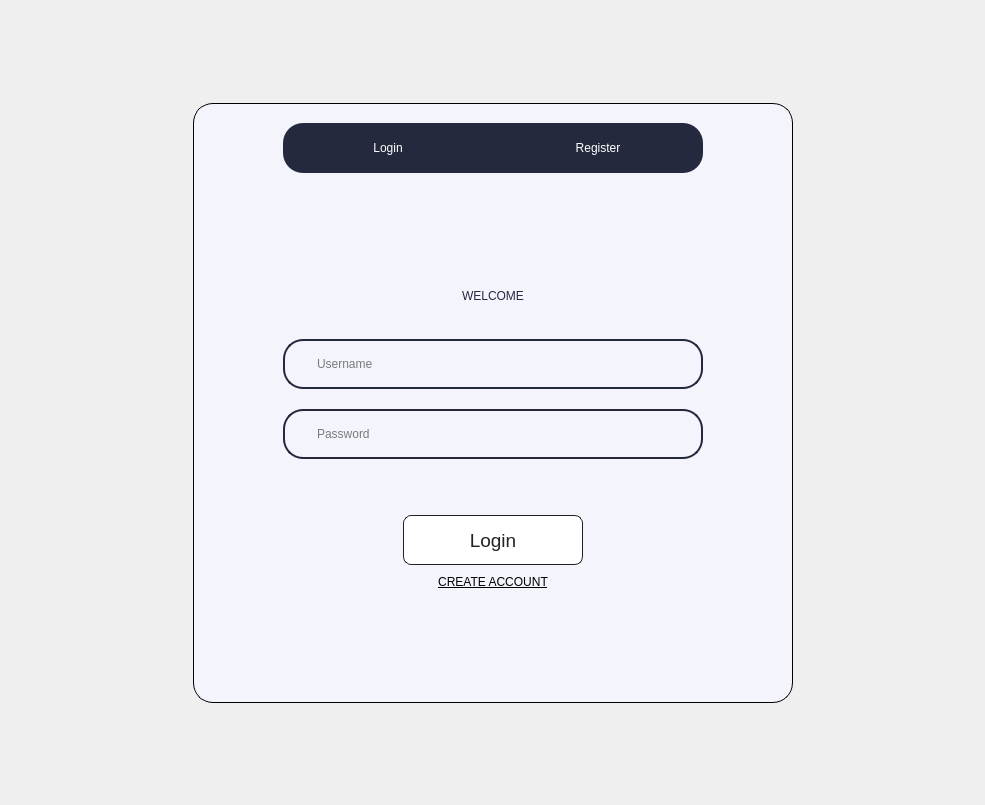
<?xml version="1.0" encoding="UTF-8"?>
<ui version="4.0">
 <class>MainWindow</class>
 <widget class="QMainWindow" name="MainWindow">
  <property name="geometry">
   <rect>
    <x>0</x>
    <y>0</y>
    <width>985</width>
    <height>805</height>
   </rect>
  </property>
  <property name="minimumSize">
   <size>
    <width>0</width>
    <height>0</height>
   </size>
  </property>
  <property name="windowTitle">
   <string>Travel With Me</string>
  </property>
  <property name="layoutDirection">
   <enum>Qt::LeftToRight</enum>
  </property>
  <property name="autoFillBackground">
   <bool>false</bool>
  </property>
  <property name="styleSheet">
   <string notr="true">QMainWindow {
    border-image: url(:/img/BGMAIN.jpg);
}

QFrame#frame_2,
#frame_3 {
    background-color: #f4f5fc;
    border: 1px solid black;
    border-radius: 20px;
}

#L1 {

    background: transparent;
    background-color: #24293e;
    color: white;
    border: transparent;
    border-top-left-radius: 20px;
    border-bottom-left-radius: 20px;
    margin-top: 10px;
    margin-bottom: 10px;
    margin-left: 80px;

}

#R1 {

    background: transparent;
    background-color: #24293e;
    color: white;
    border: transparent;
    border-top-right-radius: 20px;
    border-bottom-right-radius: 20px;
    margin-top: 10px;
    margin-bottom: 10px;
    margin-right: 80px;

}

QPushButton:hover {
    font-weight: bold;
}

#L2 {

    background: transparent;
    background-color: #24293e;
    color: white;
    border: transparent;
    border-top-left-radius: 20px;
    border-bottom-left-radius: 20px;
    margin-top: 10px;
    margin-bottom: 10px;
    margin-left: 80px;

}

#R2 {

    background: transparent;
    background-color: #24293e;
    color: white;
    border: transparent;
    border-top-right-radius: 20px;
    border-bottom-right-radius: 20px;
    margin-top: 10px;
    margin-bottom: 10px;
    margin-right: 80px;

}

QLineEdit {
    background-color: transparent;
    font: 75 italic 10pt &quot;Gill Sans MT&quot;;
    color: black;
    border: none;
    border: 1.75px solid black;
    border-color: #24293e;
    border-radius: 20px;
    margin-top: 10px;
    margin-bottom: 10px;
    margin-right: 80px;
    margin-left: 80px;
    padding-left: 30px;

}

#albtn ,#cabtn{
    background: transparent
}

QPushButton#registerbtn,#loginb {
    background-color: #FFFFFF;
    border: 1px solid hsl(0, 0%, 13%);
    border-radius: 8px;
    color: #222222;
    margin-left: 200px;
    margin-right: 200px;


}

QPushButton#registerbtn,#loginb:hover {
    background-color: #F7F7F7;
}

QPushButton#registerbtn,#loginb:pressed {
    background-color: #F7F7F7;
    border-color: #000000;
}

#TITLE,
#TITLE_2 {
    color: #24293e;
    font: 75 20pt &quot;Georgia&quot;;
}</string>
  </property>
  <property name="tabShape">
   <enum>QTabWidget::Rounded</enum>
  </property>
  <widget class="QWidget" name="centralwidget">
   <property name="autoFillBackground">
    <bool>false</bool>
   </property>
   <layout class="QGridLayout" name="gridLayout">
    <item row="2" column="1">
     <spacer name="verticalSpacer_2">
      <property name="orientation">
       <enum>Qt::Vertical</enum>
      </property>
      <property name="sizeHint" stdset="0">
       <size>
        <width>20</width>
        <height>29</height>
       </size>
      </property>
     </spacer>
    </item>
    <item row="1" column="0">
     <spacer name="horizontalSpacer">
      <property name="orientation">
       <enum>Qt::Horizontal</enum>
      </property>
      <property name="sizeHint" stdset="0">
       <size>
        <width>175</width>
        <height>20</height>
       </size>
      </property>
     </spacer>
    </item>
    <item row="0" column="1">
     <spacer name="verticalSpacer">
      <property name="orientation">
       <enum>Qt::Vertical</enum>
      </property>
      <property name="sizeHint" stdset="0">
       <size>
        <width>20</width>
        <height>28</height>
       </size>
      </property>
     </spacer>
    </item>
    <item row="1" column="2">
     <spacer name="horizontalSpacer_2">
      <property name="orientation">
       <enum>Qt::Horizontal</enum>
      </property>
      <property name="sizeHint" stdset="0">
       <size>
        <width>174</width>
        <height>20</height>
       </size>
      </property>
     </spacer>
    </item>
    <item row="1" column="1">
     <widget class="QStackedWidget" name="stackedWidget">
      <property name="minimumSize">
       <size>
        <width>600</width>
        <height>600</height>
       </size>
      </property>
      <property name="currentIndex">
       <number>0</number>
      </property>
      <widget class="QWidget" name="loginpage">
       <layout class="QGridLayout" name="gridLayout_2">
        <property name="leftMargin">
         <number>0</number>
        </property>
        <property name="topMargin">
         <number>0</number>
        </property>
        <property name="rightMargin">
         <number>0</number>
        </property>
        <property name="bottomMargin">
         <number>0</number>
        </property>
        <property name="spacing">
         <number>0</number>
        </property>
        <item row="0" column="0">
         <widget class="QFrame" name="frame_2">
          <property name="styleSheet">
           <string notr="true"/>
          </property>
          <layout class="QVBoxLayout" name="verticalLayout_5">
           <item>
            <layout class="QHBoxLayout" name="horizontalLayout_6" stretch="0,0">
             <property name="spacing">
              <number>0</number>
             </property>
             <property name="leftMargin">
              <number>0</number>
             </property>
             <property name="rightMargin">
              <number>0</number>
             </property>
             <item>
              <widget class="QPushButton" name="L1">
               <property name="minimumSize">
                <size>
                 <width>50</width>
                 <height>70</height>
                </size>
               </property>
               <property name="maximumSize">
                <size>
                 <width>16777215</width>
                 <height>70</height>
                </size>
               </property>
               <property name="sizeIncrement">
                <size>
                 <width>0</width>
                 <height>0</height>
                </size>
               </property>
               <property name="text">
                <string>Login</string>
               </property>
              </widget>
             </item>
             <item>
              <widget class="QPushButton" name="R1">
               <property name="sizePolicy">
                <sizepolicy hsizetype="Minimum" vsizetype="Preferred">
                 <horstretch>0</horstretch>
                 <verstretch>0</verstretch>
                </sizepolicy>
               </property>
               <property name="minimumSize">
                <size>
                 <width>0</width>
                 <height>70</height>
                </size>
               </property>
               <property name="maximumSize">
                <size>
                 <width>10000</width>
                 <height>70</height>
                </size>
               </property>
               <property name="sizeIncrement">
                <size>
                 <width>0</width>
                 <height>0</height>
                </size>
               </property>
               <property name="text">
                <string>Register</string>
               </property>
              </widget>
             </item>
            </layout>
           </item>
           <item>
            <spacer name="verticalSpacer_4">
             <property name="orientation">
              <enum>Qt::Vertical</enum>
             </property>
             <property name="sizeHint" stdset="0">
              <size>
               <width>20</width>
               <height>40</height>
              </size>
             </property>
            </spacer>
           </item>
           <item>
            <widget class="QLabel" name="TITLE">
             <property name="enabled">
              <bool>false</bool>
             </property>
             <property name="text">
              <string>WELCOME</string>
             </property>
             <property name="alignment">
              <set>Qt::AlignCenter</set>
             </property>
            </widget>
           </item>
           <item>
            <layout class="QVBoxLayout" name="verticalLayout_4">
             <item>
              <spacer name="horizontalSpacer_3">
               <property name="orientation">
                <enum>Qt::Horizontal</enum>
               </property>
               <property name="sizeHint" stdset="0">
                <size>
                 <width>40</width>
                 <height>20</height>
                </size>
               </property>
              </spacer>
             </item>
             <item>
              <layout class="QVBoxLayout" name="verticalLayout_2">
               <property name="spacing">
                <number>0</number>
               </property>
               <item>
                <widget class="QLineEdit" name="username">
                 <property name="minimumSize">
                  <size>
                   <width>50</width>
                   <height>70</height>
                  </size>
                 </property>
                 <property name="placeholderText">
                  <string>Username</string>
                 </property>
                </widget>
               </item>
               <item>
                <widget class="QLineEdit" name="password">
                 <property name="minimumSize">
                  <size>
                   <width>50</width>
                   <height>70</height>
                  </size>
                 </property>
                 <property name="echoMode">
                  <enum>QLineEdit::Password</enum>
                 </property>
                 <property name="placeholderText">
                  <string>Password</string>
                 </property>
                </widget>
               </item>
               <item>
                <spacer name="verticalSpacer_5">
                 <property name="orientation">
                  <enum>Qt::Vertical</enum>
                 </property>
                 <property name="sizeHint" stdset="0">
                  <size>
                   <width>20</width>
                   <height>40</height>
                  </size>
                 </property>
                </spacer>
               </item>
              </layout>
             </item>
            </layout>
           </item>
           <item>
            <widget class="QPushButton" name="loginb">
             <property name="sizePolicy">
              <sizepolicy hsizetype="Preferred" vsizetype="Preferred">
               <horstretch>0</horstretch>
               <verstretch>0</verstretch>
              </sizepolicy>
             </property>
             <property name="minimumSize">
              <size>
               <width>0</width>
               <height>50</height>
              </size>
             </property>
             <property name="maximumSize">
              <size>
               <width>16777215</width>
               <height>50</height>
              </size>
             </property>
             <property name="font">
              <font>
               <pointsize>14</pointsize>
               <weight>50</weight>
               <bold>false</bold>
              </font>
             </property>
             <property name="layoutDirection">
              <enum>Qt::LeftToRight</enum>
             </property>
             <property name="text">
              <string>Login</string>
             </property>
            </widget>
           </item>
           <item>
            <widget class="QPushButton" name="cabtn">
             <property name="font">
              <font>
               <underline>true</underline>
              </font>
             </property>
             <property name="text">
              <string>CREATE ACCOUNT</string>
             </property>
             <property name="flat">
              <bool>true</bool>
             </property>
            </widget>
           </item>
           <item>
            <spacer name="verticalSpacer_3">
             <property name="orientation">
              <enum>Qt::Vertical</enum>
             </property>
             <property name="sizeHint" stdset="0">
              <size>
               <width>20</width>
               <height>40</height>
              </size>
             </property>
            </spacer>
           </item>
          </layout>
         </widget>
        </item>
       </layout>
      </widget>
      <widget class="QWidget" name="registerpage">
       <layout class="QGridLayout" name="gridLayout_4">
        <property name="leftMargin">
         <number>0</number>
        </property>
        <property name="topMargin">
         <number>0</number>
        </property>
        <property name="rightMargin">
         <number>0</number>
        </property>
        <property name="bottomMargin">
         <number>0</number>
        </property>
        <property name="spacing">
         <number>0</number>
        </property>
        <item row="0" column="0">
         <widget class="QFrame" name="frame_3">
          <property name="styleSheet">
           <string notr="true"/>
          </property>
          <layout class="QVBoxLayout" name="verticalLayout_6">
           <item>
            <layout class="QHBoxLayout" name="horizontalLayout_7" stretch="0,0">
             <property name="spacing">
              <number>0</number>
             </property>
             <property name="leftMargin">
              <number>0</number>
             </property>
             <property name="rightMargin">
              <number>0</number>
             </property>
             <item>
              <widget class="QPushButton" name="L2">
               <property name="minimumSize">
                <size>
                 <width>50</width>
                 <height>70</height>
                </size>
               </property>
               <property name="maximumSize">
                <size>
                 <width>16777215</width>
                 <height>70</height>
                </size>
               </property>
               <property name="sizeIncrement">
                <size>
                 <width>0</width>
                 <height>0</height>
                </size>
               </property>
               <property name="text">
                <string>Login</string>
               </property>
              </widget>
             </item>
             <item>
              <widget class="QPushButton" name="R2">
               <property name="sizePolicy">
                <sizepolicy hsizetype="Minimum" vsizetype="Preferred">
                 <horstretch>0</horstretch>
                 <verstretch>0</verstretch>
                </sizepolicy>
               </property>
               <property name="minimumSize">
                <size>
                 <width>0</width>
                 <height>70</height>
                </size>
               </property>
               <property name="maximumSize">
                <size>
                 <width>16777215</width>
                 <height>70</height>
                </size>
               </property>
               <property name="sizeIncrement">
                <size>
                 <width>0</width>
                 <height>0</height>
                </size>
               </property>
               <property name="text">
                <string>Register</string>
               </property>
              </widget>
             </item>
            </layout>
           </item>
           <item>
            <spacer name="verticalSpacer_6">
             <property name="orientation">
              <enum>Qt::Vertical</enum>
             </property>
             <property name="sizeHint" stdset="0">
              <size>
               <width>20</width>
               <height>40</height>
              </size>
             </property>
            </spacer>
           </item>
           <item>
            <widget class="QLabel" name="TITLE_2">
             <property name="enabled">
              <bool>false</bool>
             </property>
             <property name="text">
              <string>WELCOME</string>
             </property>
             <property name="alignment">
              <set>Qt::AlignCenter</set>
             </property>
            </widget>
           </item>
           <item>
            <layout class="QVBoxLayout" name="verticalLayout">
             <item>
              <layout class="QVBoxLayout" name="verticalLayout_3">
               <property name="spacing">
                <number>0</number>
               </property>
               <item>
                <widget class="QLineEdit" name="register_username">
                 <property name="minimumSize">
                  <size>
                   <width>50</width>
                   <height>70</height>
                  </size>
                 </property>
                 <property name="placeholderText">
                  <string>Username</string>
                 </property>
                </widget>
               </item>
               <item>
                <widget class="QLineEdit" name="register_password">
                 <property name="minimumSize">
                  <size>
                   <width>50</width>
                   <height>70</height>
                  </size>
                 </property>
                 <property name="echoMode">
                  <enum>QLineEdit::Password</enum>
                 </property>
                 <property name="placeholderText">
                  <string>Password</string>
                 </property>
                </widget>
               </item>
               <item>
                <widget class="QLineEdit" name="confirm_password">
                 <property name="minimumSize">
                  <size>
                   <width>50</width>
                   <height>70</height>
                  </size>
                 </property>
                 <property name="echoMode">
                  <enum>QLineEdit::Password</enum>
                 </property>
                 <property name="placeholderText">
                  <string>Confirm Password</string>
                 </property>
                </widget>
               </item>
              </layout>
             </item>
            </layout>
           </item>
           <item>
            <widget class="QPushButton" name="registerbtn">
             <property name="sizePolicy">
              <sizepolicy hsizetype="Preferred" vsizetype="Preferred">
               <horstretch>0</horstretch>
               <verstretch>0</verstretch>
              </sizepolicy>
             </property>
             <property name="minimumSize">
              <size>
               <width>0</width>
               <height>50</height>
              </size>
             </property>
             <property name="maximumSize">
              <size>
               <width>16777215</width>
               <height>50</height>
              </size>
             </property>
             <property name="font">
              <font>
               <pointsize>14</pointsize>
               <weight>50</weight>
               <bold>false</bold>
              </font>
             </property>
             <property name="layoutDirection">
              <enum>Qt::LeftToRight</enum>
             </property>
             <property name="text">
              <string>Register</string>
             </property>
            </widget>
           </item>
           <item>
            <widget class="QPushButton" name="albtn">
             <property name="font">
              <font>
               <underline>true</underline>
              </font>
             </property>
             <property name="text">
              <string>ALREADY HAVE ACCOUNT?</string>
             </property>
             <property name="flat">
              <bool>true</bool>
             </property>
            </widget>
           </item>
           <item>
            <spacer name="verticalSpacer_7">
             <property name="orientation">
              <enum>Qt::Vertical</enum>
             </property>
             <property name="sizeHint" stdset="0">
              <size>
               <width>20</width>
               <height>40</height>
              </size>
             </property>
            </spacer>
           </item>
          </layout>
         </widget>
        </item>
       </layout>
      </widget>
     </widget>
    </item>
   </layout>
  </widget>
 </widget>
 <resources>
  <include location="../icons/icons.qrc"/>
 </resources>
 <connections/>
</ui>
